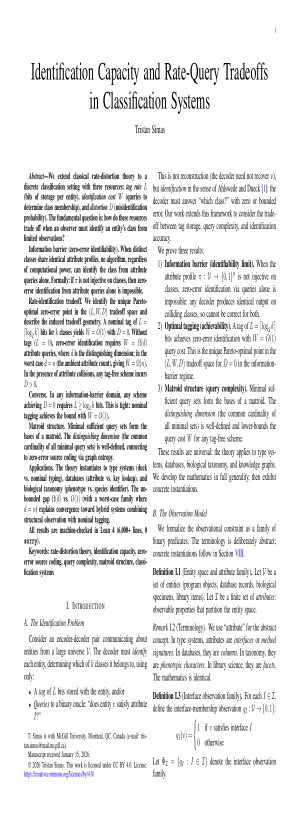
#> input picture paper1_col-01.png, 600 x 1650 px (shown at 1/2 size); its folder holds only this picture in this run
$ python -i morph.py   (imports and definitions only)
#> lines starting #> are read from the running program, lines starting #| are printed output that depends on the picture; after the words box and inside, x2 and y2 are one past the last pixel; in counts of white or black regions, pixels touching at a corner belong together
### openhcs/core/memory/decorators.py
"""
Memory type declaration decorators for OpenHCS.

This module provides decorators for explicitly declaring the memory interface
of pure functions, enforcing Clause 106-A (Declared Memory Types) and supporting
memory-type-aware dispatching and orchestration.

These decorators annotate functions with input_memory_type and output_memory_type
attributes and provide automatic thread-local CUDA stream management for GPU
frameworks to enable true parallelization across multiple threads.

REFACTORED: Uses enum-driven metaprogramming to eliminate 79% of code duplication.
"""

import functools
import inspect
import logging
import threading
from typing import Any, Callable, Optional, TypeVar

from openhcs.constants.constants import VALID_MEMORY_TYPES, MemoryType, DtypeConversion
from openhcs.core.utils import optional_import
from openhcs.core.memory.oom_recovery import _execute_with_oom_recovery
from openhcs.core.memory.framework_ops import _FRAMEWORK_OPS
from openhcs.core.memory.dtype_scaling import SCALING_FUNCTIONS
from openhcs.core.memory.slice_processing import process_slices

logger = logging.getLogger(__name__)

F = TypeVar('F', bound=Callable[..., Any])


# Thread-local cache for lazy-loaded GPU frameworks
_gpu_frameworks_cache = {}


# [9 lines left out: function _create_lazy_getter, not called in this run]


# Auto-generate lazy getters for all GPU frameworks
for mem_type in MemoryType:
    ops = _FRAMEWORK_OPS[mem_type]
    if ops['lazy_getter'] is not None:
        getter_func = _create_lazy_getter(ops['import_name'])
        globals()[f"_get_{ops['import_name']}"] = getter_func


# Thread-local storage for GPU streams and contexts
_thread_gpu_contexts = threading.local()

class ThreadGPUContext:
    """Thread-local GPU context manager for CUDA streams."""

    # [302 lines left out: functions __init__, get_cupy_stream, get_torch_stream, _get_thread_gpu_context, memory_types, _create_dtype_wrapper and 2 more, not called in this run]


# Auto-generate all 6 memory type decorators
for mem_type in MemoryType:
    decorator_func = _create_memory_decorator(mem_type)
    globals()[mem_type.value] = decorator_func


# Export all decorators
__all__ = [
    'memory_types',
    'DtypeConversion',
    'numpy',
    'cupy',
    'torch',
    'tensorflow',
    'jax',
    'pyclesperanto',
]

### openhcs/__init__.py
"""
OpenHCS: A library for stitching microscopy images.

This module provides the public API for OpenHCS.
It re-exports only the intended public symbols from openhcs.ez.api
and does NOT import from internal modules in a way that triggers
registrations or other side-effects.
"""

import logging
import os
import sys
import platform
from pathlib import Path

__version__ = "0.5.10"

# Configure polystore defaults for OpenHCS integration
os.environ.setdefault("POLYSTORE_METADATA_FILENAME", "openhcs_metadata.json")
os.environ.setdefault("POLYSTORE_ZMQ_APP_NAME", "openhcs")
os.environ.setdefault("POLYSTORE_ZMQ_IPC_PREFIX", "openhcs-zmq")
os.environ.setdefault("POLYSTORE_ZMQ_IPC_DIR", "ipc")
os.environ.setdefault("POLYSTORE_ZMQ_IPC_EXT", ".sock")
os.environ.setdefault("POLYSTORE_ZMQ_CONTROL_OFFSET", "1000")
os.environ.setdefault("POLYSTORE_ZMQ_DEFAULT_PORT", "7777")
os.environ.setdefault("POLYSTORE_ZMQ_ACK_PORT", "7555")
if os.getenv("OPENHCS_SUBPROCESS_NO_GPU") == "1":
    os.environ.setdefault("POLYSTORE_SUBPROCESS_NO_GPU", "1")

# Prefer local external package checkouts when running from source
_repo_root = Path(__file__).resolve().parent.parent
_external_root = _repo_root / "external"


# [80 lines left out: functions _has_package_dir, _discover_external_paths, not called in this run]


if _external_root.exists():
    for _repo in sorted(_external_root.iterdir()):
        if not _repo.is_dir():
            continue
        for _path in _discover_external_paths(_repo):
            _path_str = str(_path)
            if _path_str not in sys.path:
                sys.path.insert(0, _path_str)

# Force UTF-8 encoding for stdout/stderr on Windows
# This ensures emoji and Unicode characters work in console output
if platform.system() == 'Windows':
    if hasattr(sys.stdout, 'reconfigure'):
        sys.stdout.reconfigure(encoding='utf-8')
    if hasattr(sys.stderr, 'reconfigure'):
        sys.stderr.reconfigure(encoding='utf-8')

# Monkey patch logging.FileHandler to default to UTF-8 encoding
# This ensures all log files support emojis and Unicode characters
_original_file_handler_init = logging.FileHandler.__init__

def _utf8_file_handler_init(self, filename, mode='a', encoding='utf-8', delay=False, errors=None):
    """FileHandler.__init__ with UTF-8 encoding as default."""
    return _original_file_handler_init(self, filename, mode, encoding, delay, errors)

logging.FileHandler.__init__ = _utf8_file_handler_init

# Set up basic logging configuration if none exists
# This ensures INFO level logging works when testing outside the TUI
def _ensure_basic_logging():
    """Ensure basic logging is configured if no configuration exists."""
    root_logger = logging.getLogger()

    # Only configure if no handlers exist and level is too high
    if not root_logger.handlers and root_logger.level > logging.INFO:
        # Set up basic console logging at INFO level
        logging.basicConfig(
            level=logging.INFO,
            format='%(asctime)s - %(name)s - %(levelname)s - %(message)s'
        )

# Configure basic logging on import
_ensure_basic_logging()

# Re-export public API
#from openhcs.ez.api import (
#    # Core functions
#    initialize,
#    create_config,
#    run_pipeline,
#    stitch_images,
#
#    # Key types
#    PipelineConfig,
#    BackendConfig,
#    MISTConfig,
#    VirtualPath,
#    PhysicalPath,
#)
#
__all__ = [
    # Core functions
    "initialize",
    "create_config",
    "run_pipeline",
    "stitch_images",

    # Key types
    "PipelineConfig",
    "BackendConfig",
    "MISTConfig",
    "VirtualPath",
    "PhysicalPath",
]

### benchmark/cellprofiler_library/functions/morph.py
"""
Converted from CellProfiler: Morph
Performs low-level morphological operations on binary or grayscale images.
"""

import numpy as np
from typing import Tuple, Optional
from enum import Enum
from openhcs.core.memory.decorators import numpy


class MorphOperation(Enum):
    BRANCHPOINTS = "branchpoints"
    BRIDGE = "bridge"
    CLEAN = "clean"
    CONVEX_HULL = "convex_hull"
    DIAG = "diag"
    DISTANCE = "distance"
    ENDPOINTS = "endpoints"
    FILL = "fill"
    HBREAK = "hbreak"
    MAJORITY = "majority"
    OPENLINES = "openlines"
    REMOVE = "remove"
    SHRINK = "shrink"
    SKELPE = "skelpe"
    SPUR = "spur"
    THICKEN = "thicken"
    THIN = "thin"
    VBREAK = "vbreak"


class RepeatMode(Enum):
    ONCE = "once"
    FOREVER = "forever"
    CUSTOM = "custom"


# [8 lines left out: function _get_repeat_count, not called in this run]


def _ensure_binary(image: np.ndarray) -> np.ndarray:
    """Convert image to binary if not already."""
    if image.dtype != bool:
        return image != 0
    return image


# [211 lines left out: functions _branchpoints, _bridge, _clean, _convex_hull, _diag, _distance and 9 more, not called in this run]


def _thicken(image: np.ndarray, iterations: int = 1) -> np.ndarray:
    """Thicken objects without connecting them."""
    from scipy.ndimage import binary_dilation, label
    result = _ensure_binary(image)

    for _ in range(iterations):
        # Label current objects
        labeled, num_features = label(result)
        # Dilate
        dilated = binary_dilation(result)
        # Only keep dilated pixels that don't connect different objects
        new_labeled, _ = label(dilated)
        # Simple approach: just dilate
        result = dilated

    return result.astype(np.float32)


# [85 lines left out: functions _thin, _vbreak, morph, not called in this run]

>>> import cv2
>>> picture = cv2.imread('../../../paper1_col-01.png', cv2.IMREAD_GRAYSCALE)
#> picture: shape (1650, 600); min 0, max 255, mean 235.7
>>> result = _thicken(picture)
#> in _ensure_binary, `return image != 0`:
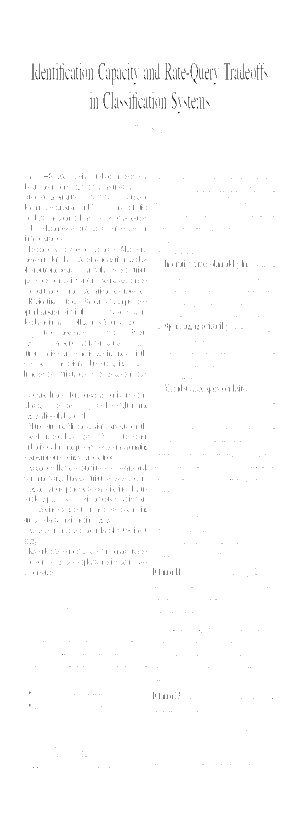
#> returned value: shape (1650, 600) bool (shown at 1/2 size); 99.2% white; black in thin lines or dots, all inside (x1, y1, x2, y2) = (49, 126, 550, 1535)
#> the loop in _thicken, `for _ in range(iterations):` made 1 pass
#> num_features on pass 1: 1
#> pass 1, in _thicken, `dilated = binary_dilation(result)`:
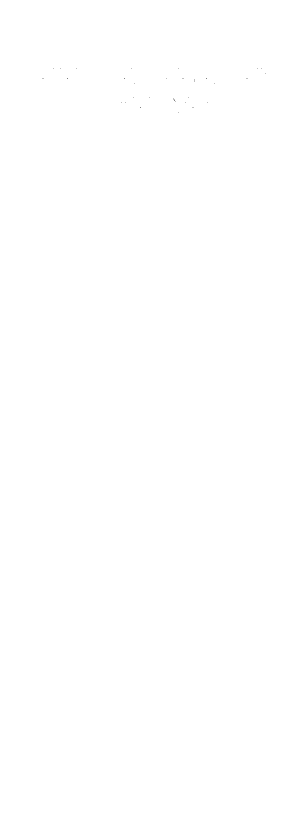
#> dilated: shape (1650, 600) bool (shown at 1/2 size); 100% white; black in thin lines or dots, all inside (x1, y1, x2, y2) = (85, 137, 532, 226)
